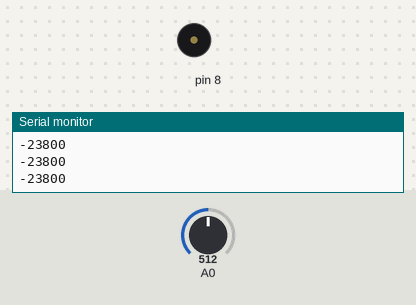
The sketch below on a simulated Arduino Uno, built with avr-gcc and run on an emulated ATmega328P. On the bench: buzzer (waves = sounding), the last lines printed to the serial monitor. The test bench sets the inputs (shaded band); at power-on: A0 = 512.

Above: at 1.2 s.
1.3 s: A0 set to 1022
2.8 s: A0 set to 1023
At 3.3 s:
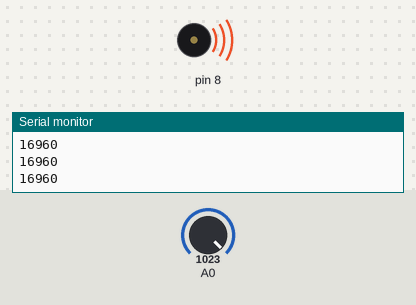
Timing chart, 0 to 5.8 s (numbered marks = the images above; inputs shaded):
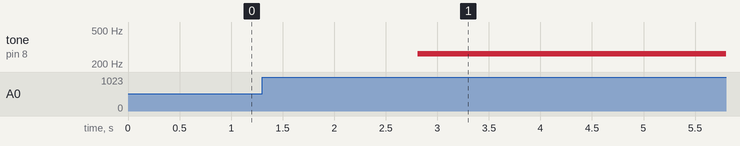

Measured:
- the behaviour switches between 1022 and 1023 on A0 (found by bisection; images 0 and 1)
- after the input at 2.8 s, tone on pin 8: silent → 262 Hz at once

The sketch:

sketch_oct24_proj07.ino
```cpp
int notes[] = {262,294,330,349,392};

void setup() {
  Serial.begin(9600);
}

void loop() {
  int keyRawValue = analogRead(A0);
  int keyVal = map(keyRawValue,0,1023,0,1000000);

  Serial.println(keyVal);

  if (keyVal == 16960) {
    tone(8,notes[0]);
  }
  else if (keyVal == -5481 || keyVal == -6459 || keyVal == -7436) {
    tone(8,notes[1]);
  }
  else if (keyVal == -18912 || keyVal == -19890 || keyVal == -17935 || keyVal == -20867) {
    tone(8,notes[2]);
  }
  else if (keyVal == 8797 || keyVal == 9775 || keyVal == 5865 || keyVal == 6842 || keyVal == 7820) {
    tone(8,notes[3]);
  }
  else if (keyVal >= 1 && keyVal <= 1000) {
    tone(8,notes[4]);
    delay(1000);
  }
  else{
    noTone(8);
  }
}
```
